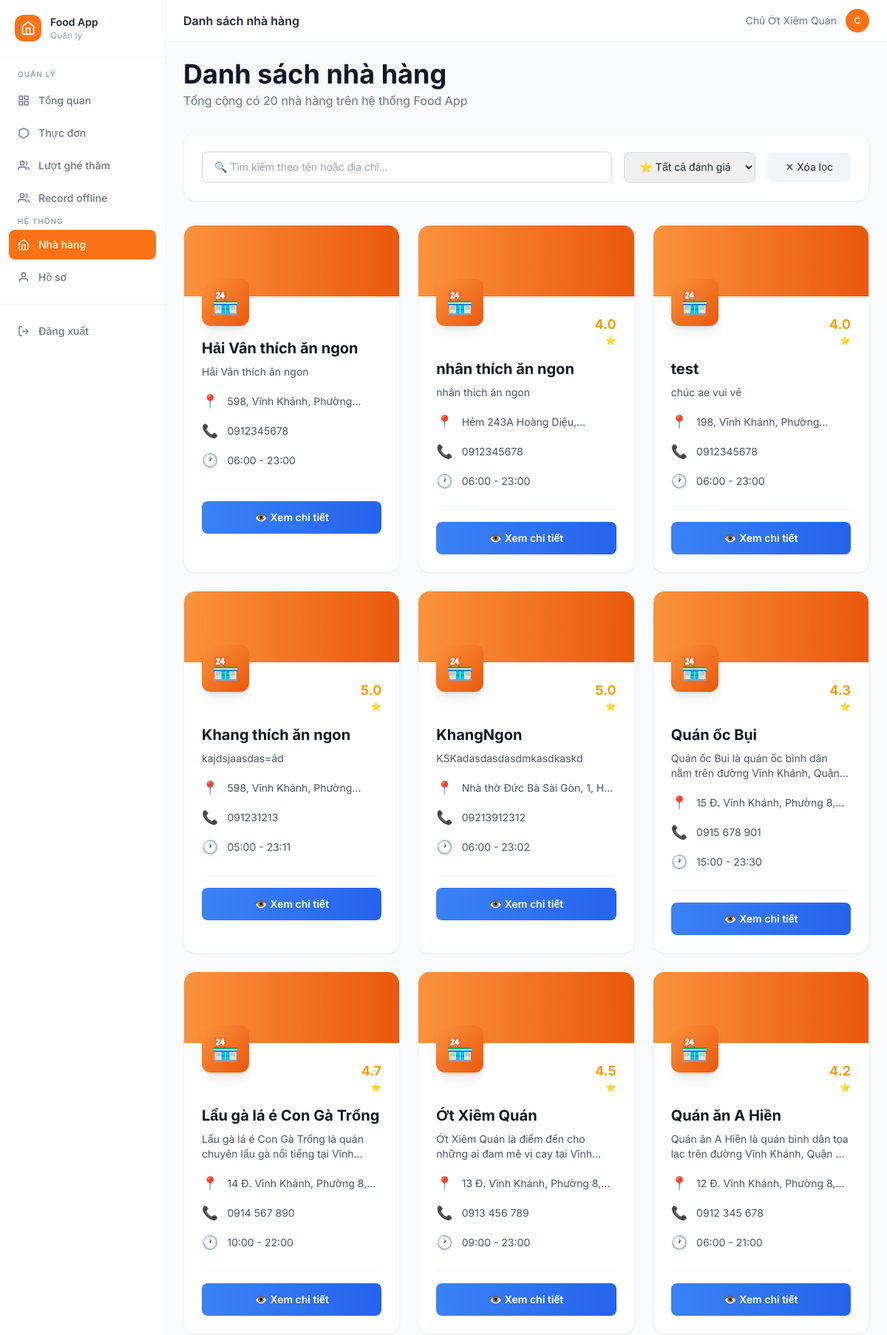
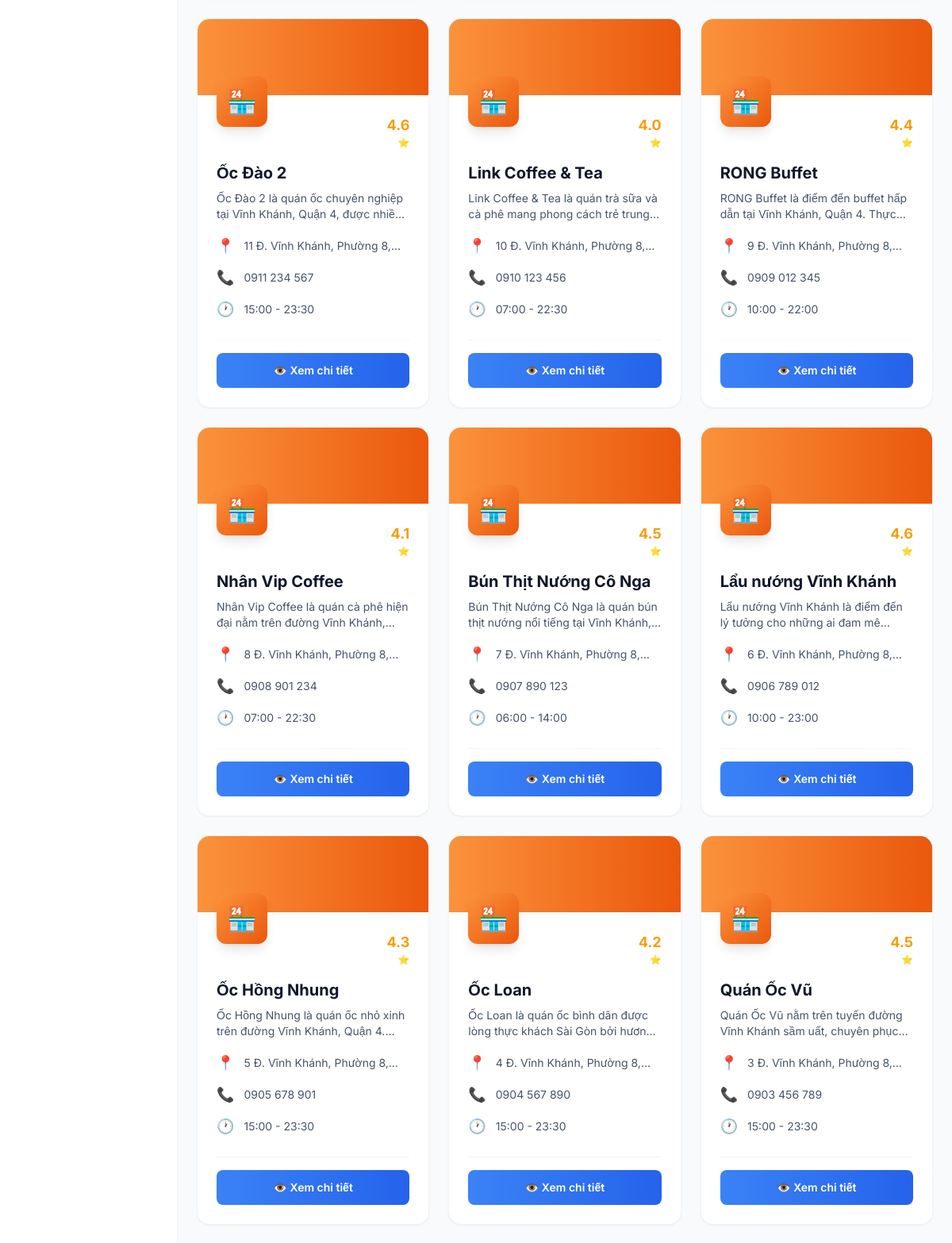
The page /web/owner/restaurants.php (signed in, upper part) on the database its author committed (2 pictures, top to bottom).
### tables this page shows
CREATE TABLE `restaurant` (
  `restaurant_id` int(11) NOT NULL,
  `name` varchar(255) NOT NULL,
  `description` text DEFAULT NULL,
  `lat` double DEFAULT NULL,
  `lng` double DEFAULT NULL,
  `phone` varchar(20) DEFAULT NULL,
  `address` varchar(255) DEFAULT NULL,
  `open_hour` varchar(50) DEFAULT NULL,
  `close_hour` varchar(50) DEFAULT NULL,
  `rating` float DEFAULT 0,
  `status` varchar(20) NOT NULL DEFAULT 'open' COMMENT 'open | closed | maintenance',
  `created_at` timestamp NOT NULL DEFAULT current_timestamp(),
  `updated_at` timestamp NOT NULL DEFAULT current_timestamp() ON UPDATE current_timestamp()
);

### web/owner/restaurants.php (the view, shortened to what this page needs)
<?php
require_once __DIR__ . '/config.php';
$stmt = $pdo->prepare("SELECT * FROM restaurant ORDER BY restaurant_id DESC");
$stmt->execute();
$restaurants = $stmt->fetchAll(PDO::FETCH_ASSOC);
include 'header.php';
?>
<div class="p-6 bg-slate-50 min-h-screen">
    <div class="mb-8">
        <div class="flex items-center justify-between mb-6">
            <div>
                <h1 class="text-4xl font-bold text-slate-900">Danh sách nhà hàng</h1>
                <p class="text-slate-500 mt-1">Tổng cộng có <span id="totalCount"><?= count($restaurants) ?></span> nhà hàng trên hệ thống Food App</p>
            </div>
        </div>
    </div>
    <div class="bg-white rounded-2xl border border-slate-100 shadow-sm p-6 mb-8">
        <div class="flex gap-4 flex-wrap items-center">
            <input type="text" id="searchInput" placeholder="🔍 Tìm kiếm theo tên hoặc địa chỉ..."
                class="flex-1 min-w-64 px-4 py-2.5 border border-slate-300 rounded-lg focus:ring-2 focus:ring-orange-500 focus:border-transparent transition-all text-sm">
            <select id="ratingFilter" class="px-4 py-2.5 border border-slate-300 rounded-lg focus:ring-2 focus:ring-orange-500 focus:border-transparent transition-all text-sm">
                <option value="">⭐ Tất cả đánh giá</option>
            </select>
            <button id="clearFilters" class="px-6 py-2.5 bg-slate-100 text-slate-700 rounded-lg hover:bg-slate-200 transition-colors font-medium text-sm">
                ✕ Xóa lọc
            </button>
        </div>
    </div>
    <div class="grid grid-cols-1 md:grid-cols-2 lg:grid-cols-3 gap-6" id="restaurantsGrid">
        <?php foreach ($restaurants as $r): ?>
        <div class="restaurant-card bg-white rounded-2xl border border-slate-100 shadow-sm hover:shadow-lg hover:-translate-y-1 transition-all duration-300 overflow-hidden"
            data-name="<?= strtolower($r['name']) ?>"
            data-address="<?= strtolower($r['address'] ?? '') ?>"
            data-rating="<?= $r['rating'] ?? 0 ?>">
            <div class="bg-gradient-to-r from-orange-400 to-orange-600 h-24"></div>
            <div class="p-6 relative">
                <div class="flex items-start justify-between mb-4">
                    <div class="w-16 h-16 rounded-xl bg-gradient-to-br from-orange-400 to-orange-600 flex items-center justify-center text-3xl font-bold text-white shadow-lg -mt-12 relative z-10">
                        🏪
                    </div>
                    <?php if ($r['rating'] > 0): ?>
                    <div class="text-right">
                        <div class="text-lg font-bold text-amber-500"><?= number_format($r['rating'], 1) ?></div>
                        <div class="text-xs text-amber-500">⭐</div>
                    </div>
                    <?php endif; ?>
                </div>
                <h3 class="text-xl font-bold text-slate-900 mb-2"><?= htmlspecialchars($r['name']) ?></h3>
                <p class="text-sm text-slate-600 mb-4 line-clamp-2"><?= htmlspecialchars($r['description'] ?? 'Không có mô tả') ?></p>
                <div class="space-y-3 mb-6">
                    <div class="flex items-center gap-3 text-sm text-slate-600">
                        <span class="text-lg">📍</span>
                        <span class="line-clamp-1"><?= htmlspecialchars($r['address'] ?? 'Chưa cập nhật') ?></span>
                    </div>
                    <div class="flex items-center gap-3 text-sm text-slate-600">
                        <span class="text-lg">📞</span>
                        <span><?= htmlspecialchars($r['phone'] ?? 'Chưa cập nhật') ?></span>
                    </div>
                    <div class="flex items-center gap-3 text-sm text-slate-600">
                        <span class="text-lg">🕐</span>
                        <span><?= htmlspecialchars($r['open_hour'] ?? '--:--') ?> - <?= htmlspecialchars($r['close_hour'] ?? '--:--') ?></span>
                    </div>
                </div>
                <div class="border-t border-slate-100 mb-4"></div>
                <div>
                    <button onclick="viewRestaurant(<?= $r['restaurant_id'] ?>)"
                        class="w-full px-4 py-3 bg-gradient-to-r from-blue-500 to-blue-600 text-white rounded-lg hover:shadow-md hover:from-blue-600 hover:to-blue-700 transition-all font-semibold text-sm">
                        👁️ Xem chi tiết
                    </button>
                </div>
            </div>
        </div>
        <?php endforeach; ?>
    </div>
</div>
<?php include 'footer.php'; ?>

### web/owner/css/style.css (style rules this page uses)
:root { --primary-orange: #f97316; }
body { font-family: 'Inter', sans-serif; background-color: #f8fafc; color: #1e293b; }

### rows shown on the page
restaurant: name "Hải Vân thích ăn ngon", description "Hải Vân thích ăn ngon", address "598, Vĩnh Khánh,…", phone "0912345678", open_hour "06:00", close_hour "23:00"
restaurant: rating "4.0", name "nhân thích ăn ngon", description "nhân thích ăn ngon", address "Hẻm 243A Hoàng…", phone "0912345678", open_hour "06:00", close_hour "23:00"
restaurant: rating "4.0", name "test", description "chúc ae vui vẻ", address "198, Vĩnh Khánh,…", phone "0912345678", open_hour "06:00", close_hour "23:00"
restaurant: rating "5.0", name "Khang thích ăn ngon", description "kajdsjaasdas=ád", address "598, Vĩnh Khánh,…", phone "091231213", open_hour "05:00", close_hour "23:11"
restaurant: rating "5.0", name "KhangNgon", description "KSKadasdasdasdmkasdkaskd", address "Nhà thờ Đức Bà Sài Gòn, 1,…", phone "09213912312", open_hour "06:00", close_hour "23:02"
restaurant: rating "4.3", name "Quán ốc Bụi", description "Quán ốc Bụi là quán ốc bình dân nằm trên đường Vĩnh Khánh,…", address "15 Đ. Vĩnh Khánh, Phường…", phone "0915 678 901", open_hour "15:00", close_hour "23:30"
restaurant: rating "4.7", name "Lẩu gà lá é Con Gà Trống", description "Lẩu gà lá é Con Gà Trống là quán chuyên lẩu gà nổi tiếng tại…", address "14 Đ. Vĩnh Khánh, Phường…", phone "0914 567 890", open_hour "10:00", close_hour "22:00"
restaurant: rating "4.5", name "Ớt Xiêm Quán", description "Ớt Xiêm Quán là điểm đến cho những ai đam mê vị cay tại…", address "13 Đ. Vĩnh Khánh, Phường…", phone "0913 456 789", open_hour "09:00", close_hour "23:00"
restaurant: rating "4.2", name "Quán ăn A Hiền", description "Quán ăn A Hiền là quán bình dân tọa lạc trên đường Vĩnh Khánh, Quận…", address "12 Đ. Vĩnh Khánh, Phường…", phone "0912 345 678", open_hour "06:00", close_hour "21:00"
restaurant: rating "4.6", name "Ốc Đào 2", description "Ốc Đào 2 là quán ốc chuyên nghiệp tại Vĩnh Khánh, Quận 4, được…", address "11 Đ. Vĩnh Khánh, Phường…", phone "0911 234 567", open_hour "15:00", close_hour "23:30"
restaurant: rating "4.0", name "Link Coffee & Tea", description "Link Coffee & Tea là quán trà sữa và cà phê mang phong cách trẻ…", address "10 Đ. Vĩnh Khánh, Phường…", phone "0910 123 456", open_hour "07:00", close_hour "22:30"
restaurant: rating "4.4", name "RONG Buffet", description "RONG Buffet là điểm đến buffet hấp dẫn tại Vĩnh Khánh, Quận 4.…", address "9 Đ. Vĩnh Khánh, Phường…", phone "0909 012 345", open_hour "10:00", close_hour "22:00"
restaurant: rating "4.1", name "Nhân Vip Coffee", description "Nhân Vip Coffee là quán cà phê hiện đại nằm trên đường Vĩnh…", address "8 Đ. Vĩnh Khánh, Phường…", phone "0908 901 234", open_hour "07:00", close_hour "22:30"
restaurant: rating "4.5", name "Bún Thịt Nướng Cô Nga", description "Bún Thịt Nướng Cô Nga là quán bún thịt nướng nổi tiếng tại Vĩnh…", address "7 Đ. Vĩnh Khánh, Phường…", phone "0907 890 123", open_hour "06:00", close_hour "14:00"
restaurant: rating "4.6", name "Lẩu nướng Vĩnh Khánh", description "Lẩu nướng Vĩnh Khánh là điểm đến lý tưởng cho những ai đam…", address "6 Đ. Vĩnh Khánh, Phường…", phone "0906 789 012", open_hour "10:00", close_hour "23:00"
restaurant: rating "4.3", name "Ốc Hồng Nhung", description "Ốc Hồng Nhung là quán ốc nhỏ xinh trên đường Vĩnh Khánh, Quận…", address "5 Đ. Vĩnh Khánh, Phường…", phone "0905 678 901", open_hour "15:00", close_hour "23:30"
restaurant: rating "4.2", name "Ốc Loan", description "Ốc Loan là quán ốc bình dân được lòng thực khách Sài Gòn bởi…", address "4 Đ. Vĩnh Khánh, Phường…", phone "0904 567 890", open_hour "15:00", close_hour "23:30"
restaurant: rating "4.5", name "Quán Ốc Vũ", description "Quán Ốc Vũ nằm trên tuyến đường Vĩnh Khánh sầm uất, chuyên…", address "3 Đ. Vĩnh Khánh, Phường…", phone "0903 456 789", open_hour "15:00", close_hour "23:30"

### other values the page prints
$rname "Quản lý"
$label "Tổng quan Thực đơn Lượt ghé thăm Record offline Nhà hàng Hồ sơ"
$pageTitle "Danh sách nhà hàng"
$_SESSION['user_name'] "Chủ Ớt Xiêm Quán"
mb_strtoupper(mb_substr($_SESSION['user_name'] ?? 'U', 0, 1)) "C"
count($restaurants) "20"
